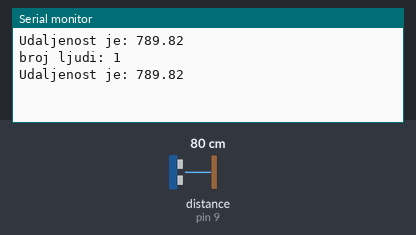
This sketch was run on a simulated Arduino Uno, built with avr-gcc and run on an emulated ATmega328P. Parts: the last lines printed to the serial monitor. Wiring (inferred from the names in the program): ultrasonic range finder: trigger pin 10; echo pin 9. The inputs (shaded band) are chosen by the test bench; at power-on: distance to the obstacle (sensor on pin 9) 80 cm. The echo pulse lasts 58.3 µs per cm.

Above: at 1.8 s.
1.9 s: distance to the obstacle (sensor on pin 9) set to 250 cm
At 2.7 s:
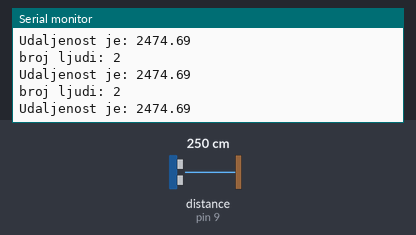
6.0 s: distance to the obstacle (sensor on pin 9) set to 2 cm
At 7.4 s:
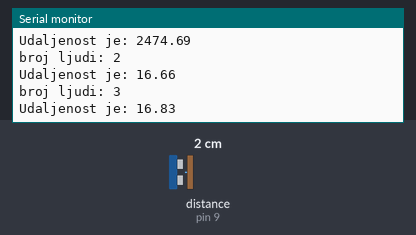
7.5 s: distance to the obstacle (sensor on pin 9) set to 299 cm
At 8.3 s:
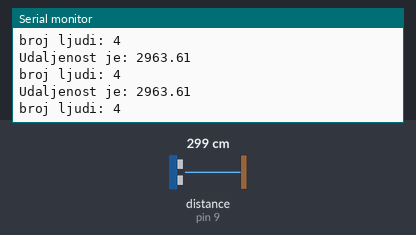
15.7 s: distance to the obstacle (sensor on pin 9) set to 120 cm
At 17.2 s:
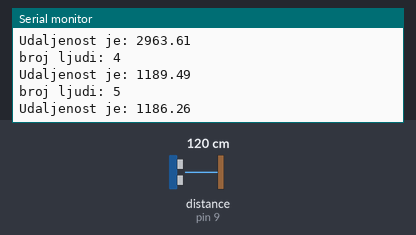
Timing chart, 0 to 18.7 s (numbered marks = the images above; inputs shaded):
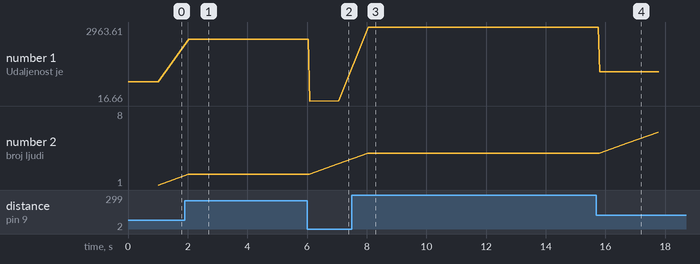

The sketch:

sketch.ino.ino
```cpp
int trigPin = 10;
int echoPin = 9;

long vrijeme;
float udaljenost;

int normalno = 2353;
int ljudi = 0;

void setup() {
  // put your setup code here, to run once:
  Serial.begin(9600);

  pinMode(echoPin, INPUT);
  pinMode(trigPin, OUTPUT);
}

void loop() {
  // put your main code here, to run repeatedly:
  digitalWrite(trigPin, LOW);
  delayMicroseconds(2);
  digitalWrite(trigPin, HIGH);
  delayMicroseconds(10);
  digitalWrite(trigPin, LOW);

  vrijeme = pulseIn(echoPin, HIGH);
  udaljenost = vrijeme * 0.340 / 2;

  Serial.print("Udaljenost je: ");
  Serial.println(udaljenost);

  if (udaljenost+1000 < normalno)
  {
    ljudi = ljudi + 1;
    udaljenost = normalno;
    delay(1000);

  }

  Serial.print("broj ljudi: ");
  Serial.println(ljudi);
}
```

Measured:
- after the input at 1.9 s, the serial monitor: prints a new line after 0.13 s (image 1)
- after the input at 6.0 s, the serial monitor: prints a new line after 0.08 s (image 2)
- after the input at 7.5 s, the serial monitor: prints a new line after 0.56 s (image 3)
- after the input at 15.7 s, the serial monitor: prints a new line after 0.11 s (image 4)
- plotted number 1: 789.82 → 2474.69 after the input at 1.9 s, 2474.69 → 16.83 after the input at 6.0 s, 16.83 → 2963.61 after the input at 7.5 s, 2963.61 → 1186.26 after the input at 15.7 s
- plotted number 2: 2 → 3 after the input at 6.0 s, 4 → 8 after the input at 15.7 s
